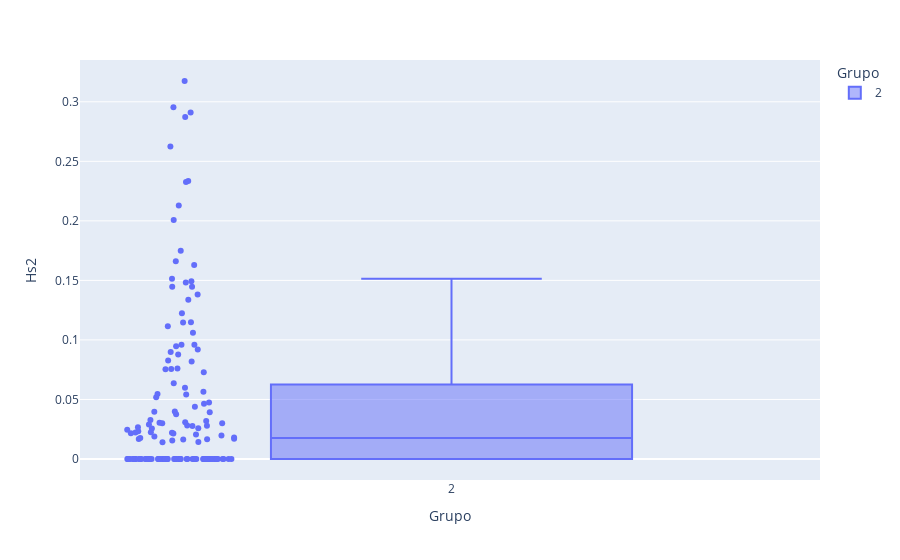

Notebook code for this chart:
### Code cell
fig = px.box(dfArquivo[dfArquivo["Grupo"]==2],x="Grupo",y="Hs2",color="Grupo",points="all")
fig.show()

### Figure 1 — Plotly figure (JSON) as saved in the notebook; plotly's stock layout.template omitted (floating-point values rounded to 4 significant figures; data arrays with more than 128 entries replaced by an {"elided": "..."} marker saying what was removed)
{"data": [{"alignmentgroup": "True", "boxpoints": "all", "hovertemplate": "Grupo=%{x}<br>Hs2=%{y}<extra></extra>", "legendgroup": "2", "marker": {"color": "#636efa"}, "name": "2", "notched": false, "offsetgroup": "2", "orientation": "v", "showlegend": true, "type": "box", "x": {"elided": "147 int values"}, "x0": " ", "xaxis": "x", "y": {"elided": "147 float values"}, "y0": " ", "yaxis": "y"}], "layout": {"boxmode": "overlay", "legend": {"title": {"text": "Grupo"}, "tracegroupgap": 0}, "margin": {"t": 60}, "xaxis": {"anchor": "y", "categoryarray": [2], "categoryorder": "array", "domain": [0, 1], "title": {"text": "Grupo"}}, "yaxis": {"anchor": "x", "domain": [0, 1], "title": {"text": "Hs2"}}}}
